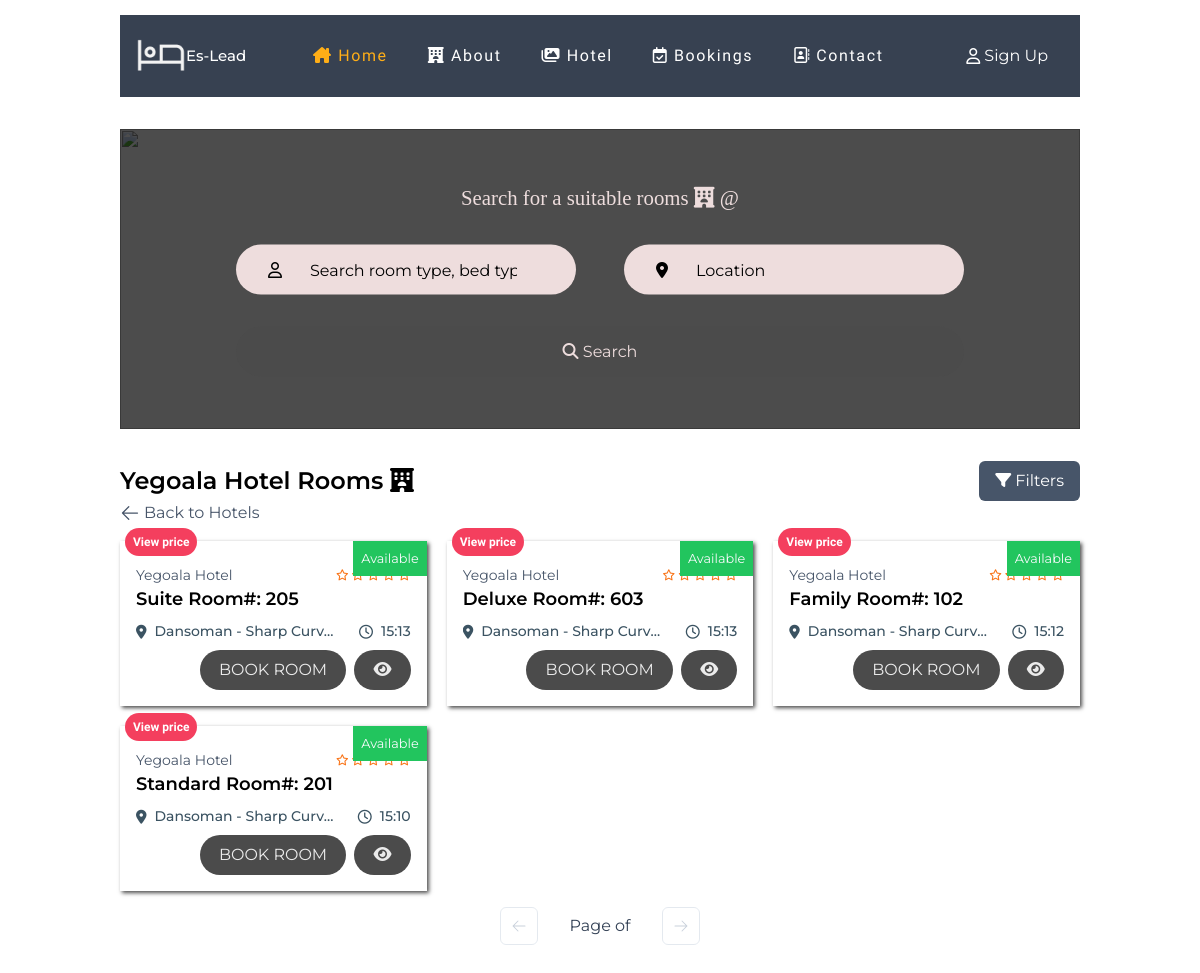
The app's page /hotel_rooms/room-list/1/ with its own data.
### core/models.py (models this page shows, shortened)
class Hotel(models.Model):
    name = models.CharField(max_length=200)
    phone_number = models.CharField(max_length=20, unique=True, null=True)
    email = models.EmailField(blank=True, null=True)
    location = models.CharField(max_length=100, null=True)
    description = models.TextField(blank=True, null=True)
    amenities = models.ManyToManyField('Amenity', blank=True, related_name='hotels')
    services = models.ManyToManyField('Service', related_name='hotels_services', blank=True) # New Service ManyToMany
    region=models.CharField(choices=RegionChoices, max_length=2, null=True)
    logo = CloudinaryField(folder='logos/', null=True, blank=True)
    hotel_image = CloudinaryField(folder='hotel_images/', null=True, blank=True,verbose_name=_("Hotel Image"))
    created_at = models.DateTimeField(auto_now_add=True,null=True)
    class Meta:
        verbose_name = _("Hotel")
        verbose_name_plural = _("Hotels")
        ordering = ('name',)
        indexes = [
            models.Index(fields=['name']),
            models.Index(fields=['region']),
            models.Index(fields=['-created_at']),
            ]

class Room(models.Model):
    BED_TYPE_CHOICES = [
        ('single', 'Single'),
        ('double', 'Double'),
        ('queen', 'Queen'),
        ('king', 'King'),
    ]
    ROOM_STATUS_CHOICES = ( # Renamed from STATUS_CHOICES to avoid confusion with Reservation status
        ('Available', _('Available')),
        ('Maintenance', _('Maintenance')),
        ('Occupied', _('Occupied')), # Occupied status should ideally be derived from active reservations
        ('Unavailable', _('Temporarily Unavailable')), # For rooms not 'Maintenance' but out of service
    )
    Room_Type = (
        ('standard', 'Standard'),
        ('suite', 'Suite'),
        ('deluxe', 'Deluxe'),
        ('family', 'Family'),
    )
    room_type = models.CharField(max_length=50, choices=Room_Type, default='single')
    hotel = models.ForeignKey(Hotel, on_delete=models.CASCADE, related_name='rooms', null=True,blank=True)
    price = models.DecimalField(max_digits=10,decimal_places=2,validators=[MinValueValidator(0.01)],blank=True, null=True)  # Prevent zero/negative prices
    amenities = models.ManyToManyField(Amenity, blank=True, related_name='rooms', verbose_name=_("Amenities"))
    status = models.CharField(max_length=20, choices=ROOM_STATUS_CHOICES, default='Available', verbose_name=_("Physical Status"))
    max_guests = models.PositiveIntegerField(default=2,validators=[MinValueValidator(1), MaxValueValidator(10)])
    bed_type = models.CharField(max_length=100,choices=BED_TYPE_CHOICES,default='double')
    room_number = models.CharField(max_length=10, null=True,verbose_name=_("Room Number"))
    image = CloudinaryField(folder='rooms/')
    star_rating = models.ForeignKey(Rating, on_delete=models.SET_NULL,null=True)  # Prevent accidental rating deletion
    created_at = models.DateTimeField(auto_now_add=True, null=True)
    updated_at = models.DateTimeField(auto_now=True)
    class Meta:
        ordering = ('-created_at',)
        verbose_name = 'Room'
        verbose_name_plural = 'Rooms'
        indexes = [
            models.Index(fields=['status', 'price']),
            models.Index(fields=['room_number', 'max_guests']),
        ]

### core/views.py (the view, shortened to what this page needs)
# urls.py: path('hotel_rooms/room-list/<int:pk>/', views.room_list, name='room-list'),
def room_list(request, pk):
    hotel = get_object_or_404(Hotel, pk=pk)
    rooms = Room.objects.filter(hotel=hotel)
    name_query = request.GET.get('search', '')  # Hotel name search
    location_query = request.GET.get('loc-search', '')
    status_query = request.GET.get('status', '')
    rating_query = request.GET.get('rating', '')
    room_type_query = request.GET.get('room_type', '')
    b_form = BookingForm()
    if request.method == 'POST':
        room_id = request.POST.get('room_id')
        b_form = BookingForm(request.POST)
        if room_id:
            room = get_object_or_404(Room, id=room_id)
            if b_form.is_valid():  # First validate the form
                booking = b_form.save(commit=False)
                booking.room = room
                guest, created = Guest.objects.get_or_create(
                    user=request.user,
                    defaults={
                        'first_name': request.user.first_name or 'Guest',
                        'last_name': request.user.last_name or 'User',
                        'email': request.user.email
                    }
                )
                booking.guest = guest
                try:
                    booking.save()  # This will trigger the clean() method
                    messages.success(request, 'Booking request submitted successfully!')
                    return redirect('room-list', pk=hotel.pk)
                except ValidationError as e:
                    for error in e.messages:
                        messages.error(request, error)
            else:
                for field, errors in b_form.errors.items():
                    for error in errors:
                        messages.error(request, f"{field}: {error}")
        else:
            messages.error(request, "Room ID missing in request.")
    else:
        b_form = BookingForm()
    paginator = Paginator(rooms, 10)  # Show 10 rooms per page
    page_number = request.GET.get('page')
    try:
        page_obj = paginator.page(page_number)
    except PageNotAnInteger:
        page_obj = paginator.page(1)
    except EmptyPage:
        page_obj = paginator.page(paginator.num_pages)
    context = {
        'hotel': hotel,
        'rooms': rooms,
        'hotel_id': pk,
        'b_form': b_form,
        'name_query': name_query,
        'location_query': location_query,
        'status_query': status_query,
        'rating_query': rating_query,
        'room_type_query': room_type_query,
        'page_obj': page_obj,
        'status_choices': Room.ROOM_STATUS_CHOICES,
        'rating_choices': Rating.objects.all(),
        'room_type_choices': Room.BED_TYPE_CHOICES,
    }
    return render(request, 'core/room_list.html', context)

### core/templates/core/room_list.html (shortened to what this page needs)
{% extends "partials/layout.html" %}
{% load static %}
{% block main-content %}
    {% include "partials/nav.html" %}
    <section class="search_wrapper">
        <div class="img_container">
            <img src="{% static "image/assets/dinner1.jpg" %}" alt="" class="img_image">
        </div>
        <form action="" class="search_form " method="get">
            <h2 class="h2_form_search">Search for a suitable rooms
                <i class="fa-solid fa-hotel"></i>
                @ {{rooms.hotel.name}}
            </h2>
            <div class="form_search_container">
                <div class="search_input">
                    <i class="fa-regular fa-user p_user"></i>
                    <input type="search" name="search" class="search bg-transparent border-none" placeholder="Search room type, bed type...." value="{{ name_query }}">
                </div>
                <div class="search_input">
                    <i class="fa-solid fa-location-dot"></i>
                    <input type="search" name="loc-search" class="search bg-transparent border-none" placeholder="Location" value="{{ location_query }}">
                </div>
            </div>
            <button type="submit" class="search_btn">
                <i class="fa-solid fa-magnifying-glass"></i>
                Search
            </button>
        </form>
    </section>
    <section class="flex gap-[1rem] feature_secction relative">
        <main class="main_card_wrapper">
            <div class="">
                <div class="flex gap-[1rem] justify-between w-full items-center">
                    <h2 class="text-2xl font-semibold">{{hotel.name}} Rooms
                        <i class="fa-solid fa-hotel"></i>
                    </h2>
                    <button onclick="openFilter()" class="bg-slate-600 text-white px-4 py-2 rounded-md">
                        <i class="fa-solid fa-filter"></i> Filters
                    </button>
                </div>
            </div>
            <div class="mb-4">
                <a href="{% url 'hotel-rooms' %}" class="flex items-center text-slate-600 hover:text-slate-800">
                    <svg xmlns="http://www.w3.org/2000/svg" viewBox="0 0 24 24" fill="currentColor" class="w-5 h-5 mr-1">
                        <path fill-rule="evenodd" d="M11.03 3.97a.75.75 0 010 1.06l-6.22 6.22H21a.75.75 0 010 1.5H4.81l6.22 6.22a.75.75 0 11-1.06 1.06l-7.5-7.5a.75.75 0 010-1.06l7.5-7.5a.75.75 0 011.06 0z" clip-rule="evenodd" />
                    </svg>
                    Back to Hotels
                </a>
            </div>
                <div class="hotel_card_container">
                    <div class="hotel_card_grid">
                        {% for room in rooms %}
                            <div class="card_wrapper">
                                <div class="img_card">
                                    <small class="absolute text-slate-50 top-0 right-0 {% if room.status == 'Available' %}bg-green-500
                                        {% elif room.status == 'Maintenance' %}bg-yellow-500
                                        {% elif room.status == 'Unavailable' %}bg-red-500{% endif %} p-[0.5rem]">
                                        {{room.get_status_display}}
                                    </small>
                                    <p class="view_price bg-rose-500" data-pk="{{room.pk}}">View price</p>
                                </div>
                                <div class="p-[1rem]">
                                    <div class="py-[0.5rem]">
                                        <p class="text-slate-600 text-[14px] truncate flex justify-between items-center">{{room.hotel.name}}
                                            <small class="text-orange-500">
                                                {% for i in "12345" %}
                                                    {% with i_num=i|add:"0" %}
                                                    {% if i_num <= room.star_rating.star %}
                                                        <i class="fas fa-star"></i>
                                                    {% else %}
                                                        <i class="far fa-star"></i>
                                                    {% endif %}
                                                    {% endwith %}
                                                {% endfor %}
                                            </small>
                                        </p>
                                        <h2 class="font-semibold text-[18px] capitalize">{{room.room_type}} Room#: {{room.room_number}}</h2>
                                    </div>
                                    <div class="hotel_card_content">
                                        <div class="text-[14px] text-[#3b5362] w-full overflow-hidden flex gap-[0.5rem] items-center">
                                            <i class="fa-solid fa-location-dot"></i>
                                            <p class="font-medium truncate">{{room.hotel.location}} ( <small class="text-slate-500">{{room.hotel.get_region_display}}</small> ) </p>
                                        </div>
                                        <div class="text-[14px] text-[#3b5362] flex gap-[0.5rem] items-center">
                                            <i class="fa-regular fa-clock"></i>
                                            <p class="font-medium">{{ room.created_at|date:"H:i" }}</p>
                                        </div>
                                    </div>
                                    <div class="hotel_btn gap-[0.5rem]">
                                        <button onclick="BookRoomBtn('{{ room.id }}', '{{ room.hotel.name }}')" class="hotel_btnn">BOOK ROOM</button>
                                        <button class="hotel_btnn">
                                            <a href="{% url "room-detail" room.id %}">
                                                <i class="fa-solid fa-eye"></i>
                                            </a>
                                        </button>
                                    </div>
                                </div>
                            </div>
                        {% endfor %}
                    </div>
                    <div class="flex justify-center items-center gap-8 mt-[1rem] mb-[2rem]">
                        {% if rooms.has_previous %}
                            <a href="?page={{ rooms.previous_page_number }}{% if name_query %}&search={{ name_query }}{% endif %}
                                {% if location_query %}&loc-search={{ location_query }}{% endif %}
                                {% if status_query %}&status={{ status_query }}{% endif %}
                                {% if rating_query %}&rating={{ rating_query }}{% endif %}
                                {% if room_type_query %}&room_type={{ room_type_query }}{% endif %}"
                                class="rounded-md border border-slate-300 p-2.5 text-center text-sm transition-all shadow-sm hover:shadow-lg text-slate-600 hover:text-white hover:bg-slate-800 hover:border-slate-800">
                                <svg xmlns="http://www.w3.org/2000/svg" viewBox="0 0 24 24" fill="currentColor" class="w-4 h-4">
                                    <path fill-rule="evenodd" d="M11.03 3.97a.75.75 0 0 1 0 1.06l-6.22 6.22H21a.75.75 0 0 1 0 1.5H4.81l6.22 6.22a.75.75 0 1 1-1.06 1.06l-7.5-7.5a.75.75 0 0 1 0-1.06l7.5-7.5a.75.75 0 0 1 1.06 0Z" clip-rule="evenodd" />
                                </svg>
                            </a>
                        {% else %}
                            <button disabled class="rounded-md border border-slate-300 p-2.5 text-center text-sm transition-all shadow-sm text-slate-400 disabled:pointer-events-none disabled:opacity-50 disabled:shadow-none">
                                <svg xmlns="http://www.w3.org/2000/svg" viewBox="0 0 24 24" fill="currentColor" class="w-4 h-4">
                                    <path fill-rule="evenodd" d="M11.03 3.97a.75.75 0 0 1 0 1.06l-6.22 6.22H21a.75.75 0 0 1 0 1.5H4.81l6.22 6.22a.75.75 0 1 1-1.06 1.06l-7.5-7.5a.75.75 0 0 1 0-1.06l7.5-7.5a.75.75 0 0 1 1.06 0Z" clip-rule="evenodd" />
                                </svg>
                            </button>
                        {% endif %}
                        <p class="text-slate-700">
                            Page <strong class="text-slate-600">{{ rooms.number }}</strong> of <strong class="text-slate-600">{{ rooms.paginator.num_pages }}</strong>
                        </p>
                        {% if rooms.has_next %}
                            <a href="?page={{ rooms.next_page_number }}{% if name_query %}&search={{ name_query }}{% endif %}{% if location_query %}&loc-search={{ location_query }}{% endif %}" class="rounded-md border border-slate-300 p-2.5 text-center text-sm transition-all shadow-sm hover:shadow-lg text-slate-600 hover:text-white hover:bg-slate-800 hover:border-slate-800">
                                <svg xmlns="http://www.w3.org/2000/svg" viewBox="0 0 24 24" fill="currentColor" class="w-4 h-4">
                                    <path fill-rule="evenodd" d="M12.97 3.97a.75.75 0 0 1 1.06 0l7.5 7.5a.75.75 0 0 1 0 1.06l-7.5 7.5a.75.75 0 1 1-1.06-1.06l6.22-6.22H3a.75.75 0 0 1 0-1.5h16.19l-6.22-6.22a.75.75 0 0 1 0-1.06Z" clip-rule="evenodd" />
                                </svg>
                            </a>
                        {% else %}
                            <button disabled class="rounded-md border border-slate-300 p-2.5 text-center text-sm transition-all shadow-sm text-slate-400 disabled:pointer-events-none disabled:opacity-50 disabled:shadow-none">
                                <svg xmlns="http://www.w3.org/2000/svg" viewBox="0 0 24 24" fill="currentColor" class="w-4 h-4">
                                    <path fill-rule="evenodd" d="M12.97 3.97a.75.75 0 0 1 1.06 0l7.5 7.5a.75.75 0 0 1 0 1.06l-7.5 7.5a.75.75 0 1 1-1.06-1.06l6.22-6.22H3a.75.75 0 0 1 0-1.5h16.19l-6.22-6.22a.75.75 0 0 1 0-1.06Z" clip-rule="evenodd" />
                                </svg>
                            </button>
                        {% endif %}
                    </div>
                </div>
        </main>
    </section>
{% endblock %}

### records on screen
Hotel: name "Yegoala Hotel"
Room: status "Available", hotel.name "Yegoala Hotel", room_type "Suite", room_number "205", hotel.location "Dansoman - Sharp Curv…", created_at "15:13"
Room: status "Available", hotel.name "Yegoala Hotel", room_type "Deluxe", room_number "603", hotel.location "Dansoman - Sharp Curv…", created_at "15:13"
Room: status "Available", hotel.name "Yegoala Hotel", room_type "Family", room_number "102", hotel.location "Dansoman - Sharp Curv…", created_at "15:12"
Room: status "Available", hotel.name "Yegoala Hotel", room_type "Standard", room_number "201", hotel.location "Dansoman - Sharp Cur…", created_at "15:10"
